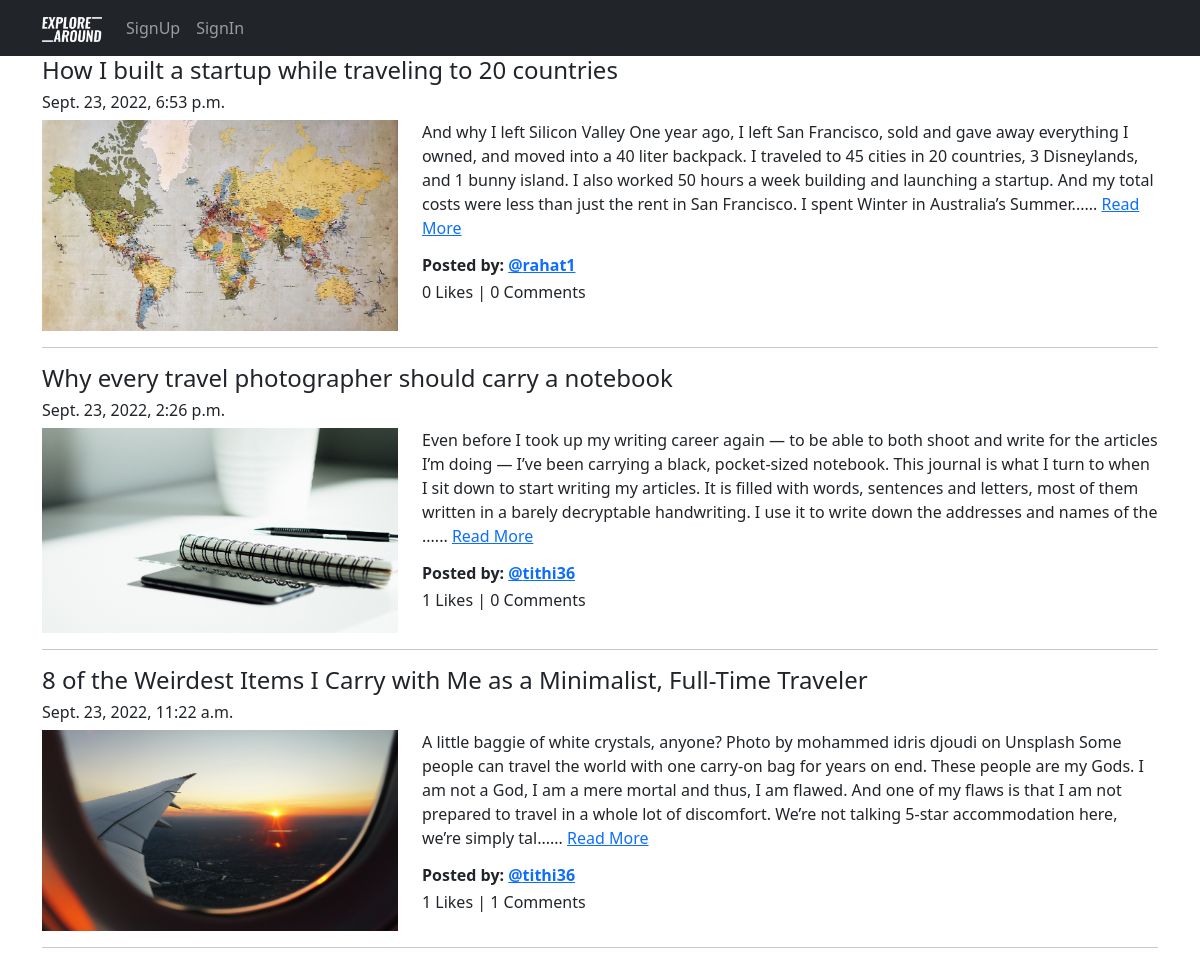
Screenshot of /blog/ with the database file from the repository.
### Blog_Management/models.py (models this page shows, shortened)
class Blog(models.Model):
    author = models.ForeignKey(User, on_delete=models.CASCADE, related_name='post_author')
    blog_title = models.CharField(max_length=264, verbose_name='Title')
    slug = models.SlugField(max_length=264, unique=True)
    blog_content = models.TextField(verbose_name='Please wirte what is on your mind?')
    blog_image = models.ImageField(upload_to='blog_pics', verbose_name='Image')
    publish_date = models.DateTimeField(auto_now_add=True)
    update_date = models.DateTimeField(auto_now=True)
    class Meta:
        ordering = ('-publish_date', )

### Blog_Management/views.py (the view)
# urls.py: path('', views.AllBlog.as_view(), name='all_blog'),
class AllBlog(ListView):
    context_object_name = 'blogs'
    model = Blog
    template_name = 'Blog_Management/all_blog.html'

### Blog_Management/templatetags/custom_filters.py (called while the page is built)
def range_filter(value):
    return value[0:400] + "......"

### templates/Blog_Management/all_blog.html (shortened to what this page needs)
{% extends 'base.html' %}
{% load custom_filters %}
{% block main_content %}
{% for blog in blogs %}
    <h4>{{ blog.blog_title }}</h4>
    <h6>{{ blog.publish_date }}</h6>
    <div class="row">
        <div class="col-lg-4">
            <img src="/media/{{ blog.blog_image }}" alt="{{ blog.blog_title }}" title="{{ blog.blog_title }}" width="100%">
        </div>
        <div class="col-lg-8">
            <p>{{ blog.blog_content|range_filter }} <a href="{% url 'Blog_Management_App:full_blog' slug=blog.slug %}">Read More</a></p>
            <h6 class="fw-bold">Posted by: <a href="#">@{{ blog.author }}</a></h6>
            <h6>{{ blog.liked_blog.count }} Likes | {{ blog.blog_comment.count }} Comments</h6>
        </div>
    </div>
    <hr>
{% endfor %}
{% endblock main_content %}

### rows the page displays
Blog: blog_title "How I built a startup while traveling to 20 countries", publish_date "Sept. 23, 2022, 6:53 p.m.", blog_image (picture), blog_content|range_filter "And why I left Silicon Valley One year ago, I left San Francisco, sold and gave away everything I owned, and moved into a 40 liter backpack. I traveled to 45 cities in 20 countries, 3 Disneylands, and 1 bunny island. I also worked 50 hours a week building and launching a startup. And my total costs were less than just the rent in San Francisco. I spent Winter in Australia’s Summer......", author "rahat1", liked_blog.count "0", blog_comment.count "0"
Blog: blog_title "Why every travel photographer should carry a notebook", publish_date "Sept. 23, 2022, 2:26 p.m.", blog_image (picture), blog_content|range_filter "Even before I took up my writing career again — to be able to both shoot and write for the articles I’m doing — I’ve been carrying a black, pocket-sized notebook. This journal is what I turn to when I sit down to start writing my articles. It is filled with words, sentences and letters, most of them written in a barely decryptable handwriting. I use it to write down the addresses and names of the ......", author "tithi36", liked_blog.count "1", blog_comment.count "0"
Blog: blog_title "8 of the Weirdest Items I Carry with Me as a Minimalist, Full-Time Traveler", publish_date "Sept. 23, 2022, 11:22 a.m.", blog_image (picture), blog_content|range_filter "A little baggie of white crystals, anyone? Photo by mohammed idris djoudi on Unsplash Some people can travel the world with one carry-on bag for years on end. These people are my Gods. I am not a God, I am a mere mortal and thus, I am flawed. And one of my flaws is that I am not prepared to travel in a whole lot of discomfort. We’re not talking 5-star accommodation here, we’re simply tal......", author "tithi36", liked_blog.count "1", blog_comment.count "1"
